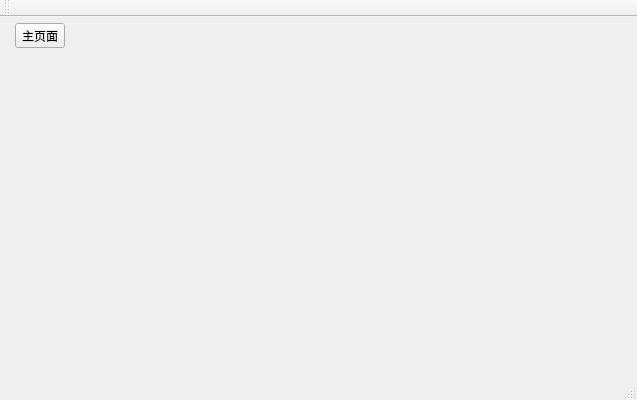
<?xml version="1.0" encoding="UTF-8"?>
<ui version="4.0">
 <class>MarketMainWnd</class>
 <widget class="QMainWindow" name="MarketMainWnd">
  <property name="geometry">
   <rect>
    <x>0</x>
    <y>0</y>
    <width>637</width>
    <height>400</height>
   </rect>
  </property>
  <property name="windowTitle">
   <string>超市管理系统</string>
  </property>
  <widget class="QWidget" name="centralWidget">
   <layout class="QVBoxLayout" name="verticalLayout">
    <property name="leftMargin">
     <number>2</number>
    </property>
    <property name="topMargin">
     <number>2</number>
    </property>
    <item>
     <widget class="QStackedWidget" name="stackedWidget">
      <property name="currentIndex">
       <number>1</number>
      </property>
      <widget class="QWidget" name="pageMain">
       <layout class="QGridLayout" name="gridLayout">
        <property name="leftMargin">
         <number>25</number>
        </property>
        <property name="rightMargin">
         <number>25</number>
        </property>
        <property name="bottomMargin">
         <number>25</number>
        </property>
        <item row="0" column="0">
         <widget class="QPushButton" name="pushButtonSell">
          <property name="sizePolicy">
           <sizepolicy hsizetype="Minimum" vsizetype="Minimum">
            <horstretch>0</horstretch>
            <verstretch>0</verstretch>
           </sizepolicy>
          </property>
          <property name="text">
           <string>销售商品</string>
          </property>
         </widget>
        </item>
        <item row="0" column="1">
         <widget class="QPushButton" name="pushButtonInGoods">
          <property name="sizePolicy">
           <sizepolicy hsizetype="Minimum" vsizetype="Minimum">
            <horstretch>0</horstretch>
            <verstretch>0</verstretch>
           </sizepolicy>
          </property>
          <property name="text">
           <string>进货</string>
          </property>
         </widget>
        </item>
        <item row="0" column="2">
         <widget class="QPushButton" name="pushButtonStock">
          <property name="sizePolicy">
           <sizepolicy hsizetype="Minimum" vsizetype="Minimum">
            <horstretch>0</horstretch>
            <verstretch>0</verstretch>
           </sizepolicy>
          </property>
          <property name="text">
           <string>统计库存</string>
          </property>
         </widget>
        </item>
        <item row="1" column="0">
         <widget class="QPushButton" name="pushButtonManageMan">
          <property name="sizePolicy">
           <sizepolicy hsizetype="Minimum" vsizetype="Minimum">
            <horstretch>0</horstretch>
            <verstretch>0</verstretch>
           </sizepolicy>
          </property>
          <property name="text">
           <string>人事管理</string>
          </property>
         </widget>
        </item>
        <item row="1" column="1">
         <widget class="QPushButton" name="pushButtonProfit">
          <property name="sizePolicy">
           <sizepolicy hsizetype="Minimum" vsizetype="Minimum">
            <horstretch>0</horstretch>
            <verstretch>0</verstretch>
           </sizepolicy>
          </property>
          <property name="text">
           <string>统计利润</string>
          </property>
         </widget>
        </item>
        <item row="1" column="2">
         <widget class="QPushButton" name="pushButtonManageSystem">
          <property name="sizePolicy">
           <sizepolicy hsizetype="Minimum" vsizetype="Minimum">
            <horstretch>0</horstretch>
            <verstretch>0</verstretch>
           </sizepolicy>
          </property>
          <property name="text">
           <string>系统管理</string>
          </property>
         </widget>
        </item>
       </layout>
      </widget>
      <widget class="QWidget" name="pageMain_2">
       <layout class="QVBoxLayout" name="verticalLayout_2">
        <property name="leftMargin">
         <number>2</number>
        </property>
        <property name="topMargin">
         <number>2</number>
        </property>
        <item>
         <widget class="QWidget" name="widget" native="true">
          <layout class="QHBoxLayout" name="horizontalLayout">
           <property name="topMargin">
            <number>2</number>
           </property>
           <property name="rightMargin">
            <number>9</number>
           </property>
           <property name="bottomMargin">
            <number>2</number>
           </property>
           <item>
            <widget class="QToolButton" name="toolButtonMainPage">
             <property name="sizePolicy">
              <sizepolicy hsizetype="Minimum" vsizetype="Minimum">
               <horstretch>0</horstretch>
               <verstretch>0</verstretch>
              </sizepolicy>
             </property>
             <property name="text">
              <string>主页面</string>
             </property>
            </widget>
           </item>
           <item>
            <spacer name="horizontalSpacer">
             <property name="orientation">
              <enum>Qt::Horizontal</enum>
             </property>
             <property name="sizeHint" stdset="0">
              <size>
               <width>475</width>
               <height>20</height>
              </size>
             </property>
            </spacer>
           </item>
          </layout>
         </widget>
        </item>
        <item>
         <widget class="QStackedWidget" name="stackedWidget_2">
          <property name="currentIndex">
           <number>5</number>
          </property>
          <widget class="SellGoods" name="pageSell"/>
          <widget class="InGoods" name="pageInGoods"/>
          <widget class="StockWidget" name="pageStock"/>
          <widget class="PersonnelManage" name="pagePersonnelManage"/>
          <widget class="Profit" name="pageProfit"/>
          <widget class="SysMaintainWidget" name="pageSysMaintainWidget"/>
         </widget>
        </item>
       </layout>
      </widget>
     </widget>
    </item>
   </layout>
  </widget>
  <widget class="QMenuBar" name="menuBar">
   <property name="geometry">
    <rect>
     <x>0</x>
     <y>0</y>
     <width>637</width>
     <height>23</height>
    </rect>
   </property>
  </widget>
  <widget class="QToolBar" name="mainToolBar">
   <attribute name="toolBarArea">
    <enum>TopToolBarArea</enum>
   </attribute>
   <attribute name="toolBarBreak">
    <bool>false</bool>
   </attribute>
  </widget>
  <widget class="QStatusBar" name="statusBar"/>
 </widget>
 <layoutdefault spacing="6" margin="11"/>
 <customwidgets>
  <customwidget>
   <class>PersonnelManage</class>
   <extends>QWidget</extends>
   <header>PersonnelManage.h</header>
   <container>1</container>
  </customwidget>
  <customwidget>
   <class>InGoods</class>
   <extends>QWidget</extends>
   <header>InGoods.h</header>
   <container>1</container>
  </customwidget>
  <customwidget>
   <class>SellGoods</class>
   <extends>QWidget</extends>
   <header>SellGoods.h</header>
   <container>1</container>
  </customwidget>
  <customwidget>
   <class>Profit</class>
   <extends>QWidget</extends>
   <header>profit.h</header>
   <container>1</container>
  </customwidget>
  <customwidget>
   <class>StockWidget</class>
   <extends>QWidget</extends>
   <header>StockWidget.h</header>
   <container>1</container>
  </customwidget>
  <customwidget>
   <class>SysMaintainWidget</class>
   <extends>QWidget</extends>
   <header location="global">SysMaintainWidget.h</header>
   <container>1</container>
  </customwidget>
 </customwidgets>
 <resources/>
 <connections/>
</ui>
